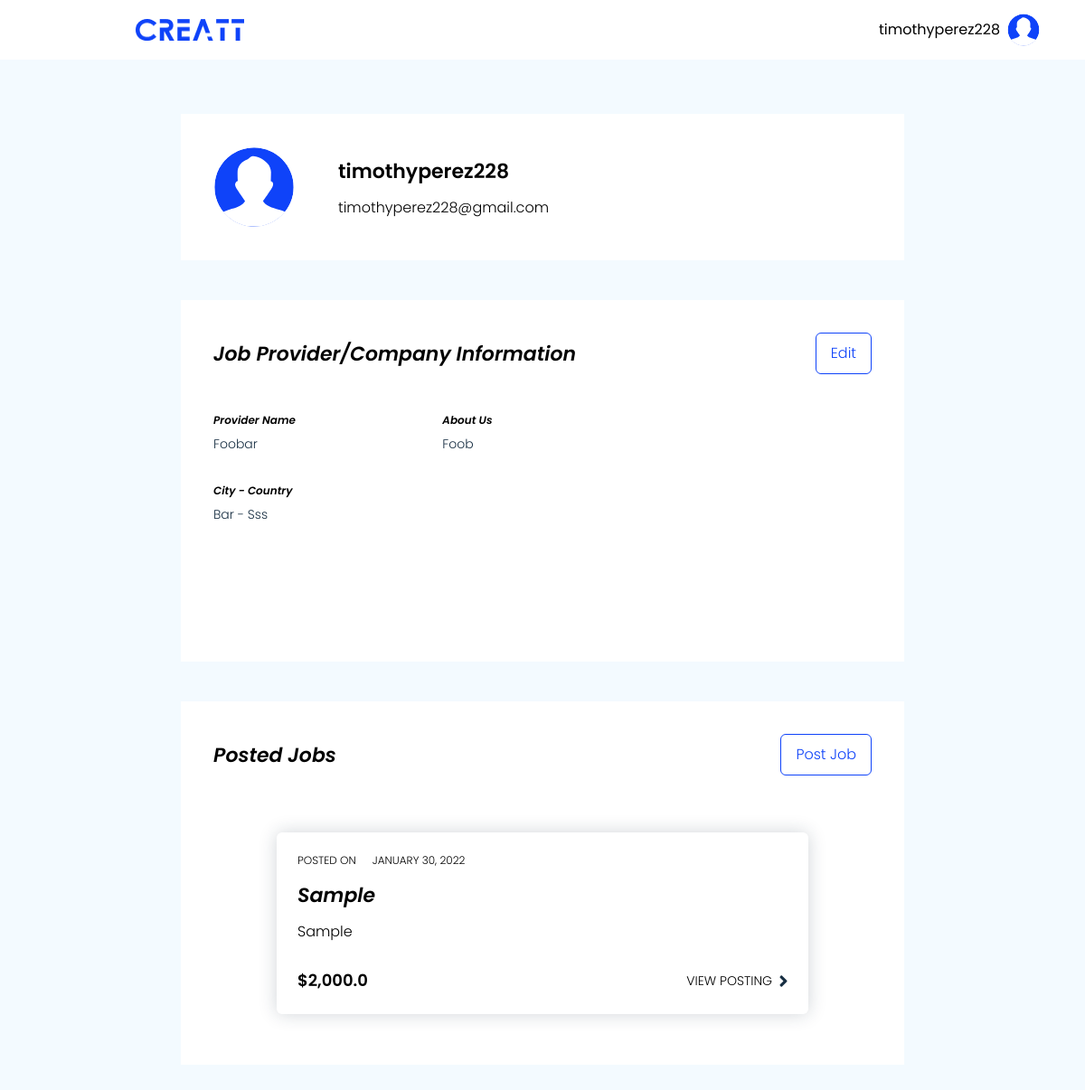
The page /profile/ (signed in) on the database as committed earlier.
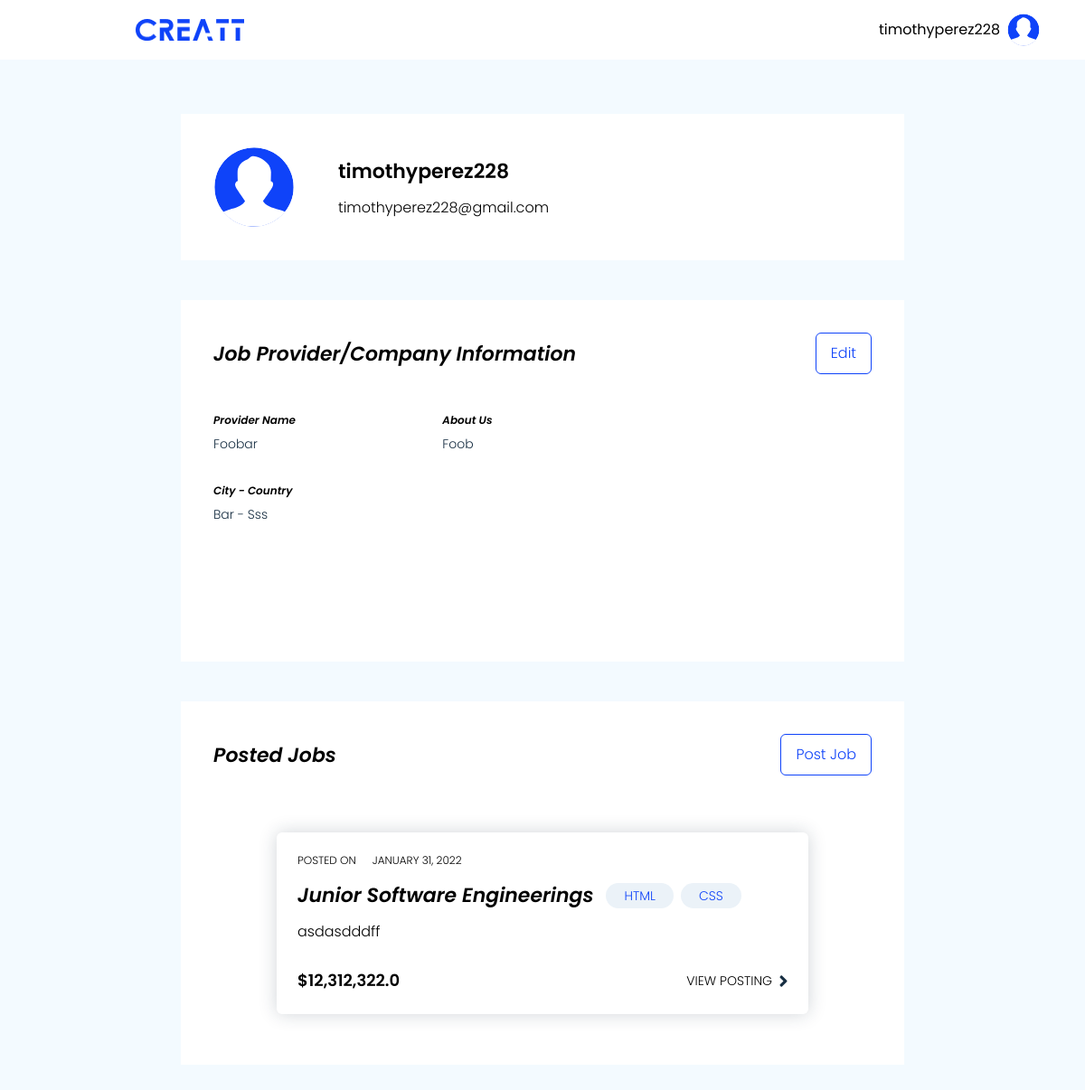
The same page on the database as committed later.
### job_portal/models.py (models this page shows, shortened)
class Provider(models.Model):
    name = models.CharField(max_length=255, default=None, blank=True, null=True)
    about = models.TextField(default=None, blank=True, null=True)
    city = models.CharField(max_length=255, default=None, blank=True, null=True)
    country = models.CharField(max_length=255, default=None, blank=True, null=True)
    user = models.OneToOneField(User, on_delete=models.CASCADE)

class Job(models.Model):
    class Type(models.IntegerChoices):
        FULL_TIME = 1
        PART_TIME = 2
    name = models.CharField(max_length=255)
    description = models.TextField()
    salary = models.FloatField()
    type = models.IntegerField(choices=Type.choices)
    date_posted = models.DateTimeField(default=timezone.now)
    poster = models.ForeignKey(Provider, on_delete=models.CASCADE)

class JobSkill(models.Model):
    job = models.ForeignKey(Job, on_delete=models.CASCADE)
    skill = models.ForeignKey(Skill, on_delete=models.CASCADE)

class Skill(models.Model):
    name = models.CharField(max_length=255)

### users/views.py (the view)
# urls.py: path('profile/', user_views.viewProfile, name='profile'),
@login_required
def viewProfile(request):
    return render(request, 'users/pages/profile.html')

### users/templates/users/pages/profile.html (shortened to what this page needs)
{% extends "job_portal/base.html" %}
{% block content %}
{% load static %}
{% load humanize %}
<body class="flex flex-col bg-very-pale-blue">
    <nav class="flex-shrink-0 flex justify-between items-center bg-white py-[15px] pl-[150px] pr-[50px]">
        <a href="{% url 'home' %}"><img src="{% static 'assets/logo-blue.png' %}" alt="" class="w-[120px] h-[25px]"></a>
        <div x-data="{ show: false }" class="relative">
            <div class="inline-flex items-center gap-x-2">
                <div class="flex flex-col items-end">
                    <span>{{ user.username }}</span>
                </div>
                <img src="{% static 'assets/profile.svg' %}" alt="" class="w-[36px] h-[36px]" @click="show = ! show">
            </div>
        </div>
    </nav>
    <main class="flex flex-col gap-y-[44px] flex-grow px-[200px] py-[60px]">
        <section class="flex-shrink-0 flex items-center justify-between bg-white p-[36px]">
            <div class="flex items-center gap-x-[48px]">
                <img src="{% static 'assets/profile.svg' %}" alt="" class="w-[90px] h-[90px]">
                <div class="flex flex-col gap-y-[12px]">
                    <span class="font-semibold text-[22px]">{{ user.username }}</span>
                    <span class="font-light">{{ user.email }}</span>
                </div>
            </div>
        </section>
        {% if user.seeker %}
        <section class="flex-grow flex flex-col gap-y-[43px] bg-white min-h-[400px] p-[36px]">
            <div class="flex-shrink-0 flex justify-between items-center">
                <div class="text-[22px] font-semibold italic text-left">Personal Information</div>
                <a href="{% url 'profile.edit' %}"><button class="btn-outline">Edit</button></a>
            </div>
            <div class="flex-grow grid grid-cols-3 gap-x-8">
                <div class="flex flex-col gap-y-[34px]">
                    <div class="flex flex-col gap-y-[8px]">
                        <div class="label-2">Fullname</div>
                        <div class="info">
                            {% if user.seeker.full_name %}
                            {{ user.seeker.full_name }}
                            {% else %}
                            <span class="text-xs font-normal">Not set</span>
                            {% endif %}
                        </div>
                    </div>
                    <div class="flex flex-col gap-y-[8px]">
                        <div class="label-2">Skills</div>
                        <div class="info prose">
                            {% if user.seeker.seekerskill_set.all %}
                            <ul>
                                {% for seeker_skill in user.seeker.seekerskill_set.all %}
                                <li>{{ seeker_skill.skill.name }}</li>
                                {% endfor %}
                            </ul>
                            {% else %}
                            <span class="text-xs font-normal">Not set</span>
                            {% endif %}
                        </div>
                    </div>
                    <div class="inline-flex flex-col items-start gap-y-[8px]">
                        <div class="label-2">Resume</div>
                        {% if user.seeker.resume %}
                        <a href="{{ user.seeker.resume.url }}"><button class="btn">View Resume</button></a>
                        {% else %}
                        <span class="text-xs font-normal">Not set</span>
                        {% endif %}
                    </div>
                </div>
                <div class="col-span-2 flex flex-col gap-y-[34px]">
                    <div class="flex flex-col gap-y-[8px]">
                        <div class="label-2">About Me</div>
                        <div class="info prose">
                            {% if user.seeker.about_me %}
                            {{ user.seeker.about_me }}
                            {% else %}
                            <span class="text-xs font-normal">Not set</span>
                            {% endif %}
                        </div>
                    </div>
                    <div class="flex flex-col gap-y-[8px]">
                        <div class="label-2">Experience</div>
                        <div class="info prose">
                            {% if user.seeker.experience %}
                            {{ user.seeker.experience }}
                            {% else %}
                            <span class="text-xs font-normal">Not set</span>
                            {% endif %}
                        </div>
                    </div>
                </div>
            </div>
        </section>
        {% else %}
        <section class="flex-grow flex flex-col gap-y-[43px] bg-white min-h-[400px] p-[36px]">
            <div class="flex-shrink-0 flex justify-between items-center">
                <div class="text-[22px] font-semibold italic text-left">Job Provider/Company Information</div>
                <a href="{% url 'profile.edit' %}"><button class="btn-outline">Edit</button></a>
            </div>
            <div class="flex-grow grid grid-cols-3 gap-x-8">
                <div class="flex flex-col gap-y-[34px]">
                    <div class="flex flex-col gap-y-[8px]">
                        <div class="label-2">Provider Name</div>
                        <div class="info">
                            {% if user.provider.name %}
                            {{ user.provider.name }}
                            {% else %}
                            <span class="text-xs font-normal">Not set</span>
                            {% endif %}
                        </div>
                    </div>
                    <div class="flex flex-col gap-y-[8px]">
                        <div class="label-2">City - Country</div>
                        <div class="info">
                            {% if user.provider.city %}
                            {{ user.provider.city }} - {{ user.provider.country }}
                            {% else %}
                            <span class="text-xs font-normal">Not set</span>
                            {% endif %}
                        </div>
                    </div>
                </div>
                <div class="col-span-2 flex flex-col gap-y-[34px]">
                    <div class="flex flex-col gap-y-[8px]">
                        <div class="label-2">About Us</div>
                        <div class="info prose">
                            {% if user.provider.about %}
                            {{ user.provider.about }}
                            {% else %}
                            <span class="text-xs font-normal">Not set</span>
                            {% endif %}
                        </div>
                    </div>
                </div>
            </div>
        </section>
        <section class="flex-grow flex flex-col gap-y-[43px] bg-white min-h-[400px] p-[36px]">
            <div class="flex-shrink-0 flex justify-between items-center">
                <div class="text-[22px] font-semibold italic text-left">Posted Jobs</div>
                <a href="{% url 'post_job' %}"><button class="btn-outline">Post Job</button></a>
            </div>
            <div class="flex flex-col gap-y-[41px] px-[70px] py-[20px] max-h-[700px] overflow-auto">
                {% for job in user.provider.job_set.all %}
                <div class="flex flex-col p-[23px] shadow-[0_0_20px_0_rgba(24,47,67,0.2)] rounded-[6px]">
                    <div class="flex justify-between">
                        <div class="flex items-center gap-x-[18px] text-xs font-light uppercase">
                            <span>posted on</span>
                            <span>{{ job.date_posted|date:"F j, Y" }}</span>
                        </div>
                    </div>
                    <div class="flex flex-col gap-y-[12px] mt-[14px]">
                        <div class="flex items-center gap-x-[14px]">
                            <div class="text-[22px] font-semibold italic">
                                {{ job.name }}
                            </div>
                            <div class="flex items-center gap-x-[8px]">
                                {% for jobskill in job.jobskill_set.all %}
                                <div class="pill">{{ jobskill.skill.name }}</div>
                                {% endfor %}
                            </div>
                        </div>
                        <div class="font-light">
                            {{ job.description|truncatewords:50 }}
                        </div>
                    </div>
                    <div class="flex justify-between mt-[28px]">
                        <div class="text-lg font-semibold">${{ job.salary|intcomma }}</div>
                        <a href="{% url 'show_posted_job' id=job.id %}" class="flex items-center gap-x-2">
                            <span class="uppercase text-sm font-light">view posting</span>
                            <span><img src="{% static 'assets/chevron-right.svg' %}" alt=""></span>
                        </a>
                    </div>
                </div>
                {% endfor %}
            </div>
        </section>
        {% endif %}
    </main>
</body>
{% endblock %}

### job_portal/templates/job_portal/base.html (shortened to what this page needs)
<!DOCTYPE html>
<html lang="en">
    <head>
        <script src="https://cdn.tailwindcss.com/?plugins=typography"></script>
    </head>
    {% block content %}{% endblock %}
</html>

### job_portal/templates/job_portal/base.html (style rules this page uses)
.btn-outline { @apply font-light text-vivid-blue bg-transparent rounded-md border border-vivid-blue py-[10px] px-[16px]; }
.pill { @apply text-sm text-vivid-blue font-light rounded-3xl bg-lighter-grayish-blue px-[20px] py-[4px]; }
.label-2 { @apply text-xs font-semibold italic; }
.info { @apply text-sm font-light text-very-dark-blue; }

Rows that differ between the two databases and show on the page:
removed Job: date_posted "JANUARY 30, 2022", name "Sample", description "Sample", salary "2,000.0"
added Job: date_posted "JANUARY 31, 2022", name "Junior Software Engineerings", description "asdasdddff", salary "12,312,322.0"
added JobSkill: skill.name "HTML"
added JobSkill: skill.name "CSS"
